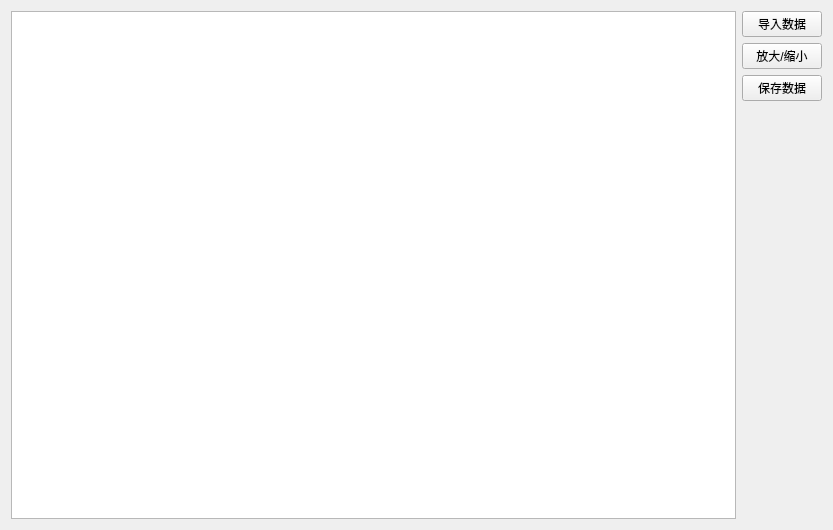
<?xml version="1.0" encoding="UTF-8"?>
<ui version="4.0">
 <class>ChartWidget</class>
 <widget class="QWidget" name="ChartWidget">
  <property name="geometry">
   <rect>
    <x>0</x>
    <y>0</y>
    <width>833</width>
    <height>530</height>
   </rect>
  </property>
  <property name="windowTitle">
   <string>ChartWidget</string>
  </property>
  <layout class="QHBoxLayout" name="horizontalLayout">
   <item>
    <widget class="CustomChartView" name="chartView"/>
   </item>
   <item>
    <layout class="QVBoxLayout" name="verticalLayout">
     <item>
      <widget class="QPushButton" name="importPushButton">
       <property name="text">
        <string>导入数据</string>
       </property>
      </widget>
     </item>
     <item>
      <widget class="QPushButton" name="zoomPushButton">
       <property name="text">
        <string>放大/缩小</string>
       </property>
       <property name="checkable">
        <bool>true</bool>
       </property>
      </widget>
     </item>
     <item>
      <widget class="QPushButton" name="savePushButton">
       <property name="text">
        <string>保存数据</string>
       </property>
      </widget>
     </item>
     <item>
      <spacer name="verticalSpacer">
       <property name="orientation">
        <enum>Qt::Vertical</enum>
       </property>
       <property name="sizeHint" stdset="0">
        <size>
         <width>20</width>
         <height>40</height>
        </size>
       </property>
      </spacer>
     </item>
    </layout>
   </item>
  </layout>
 </widget>
 <customwidgets>
  <customwidget>
   <class>CustomChartView</class>
   <extends>QGraphicsView</extends>
   <header>CustomChartView.h</header>
  </customwidget>
 </customwidgets>
 <resources/>
 <connections/>
</ui>
